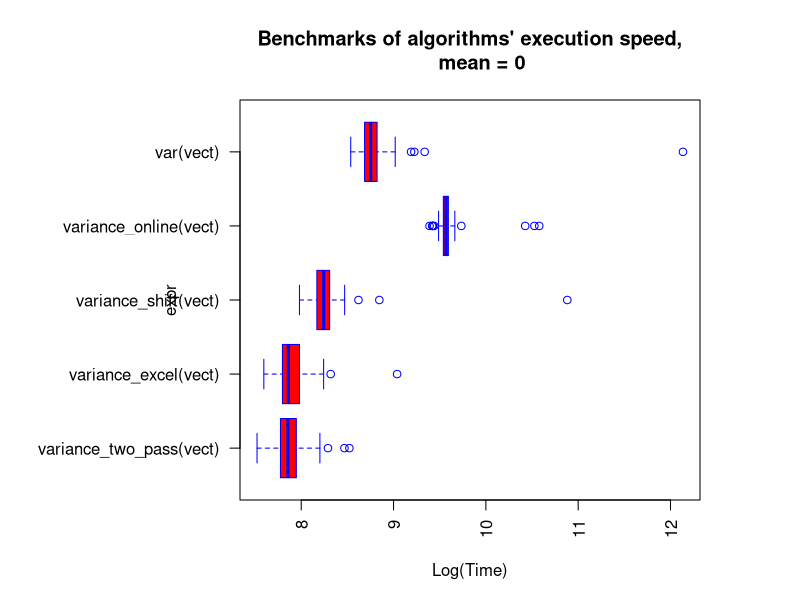
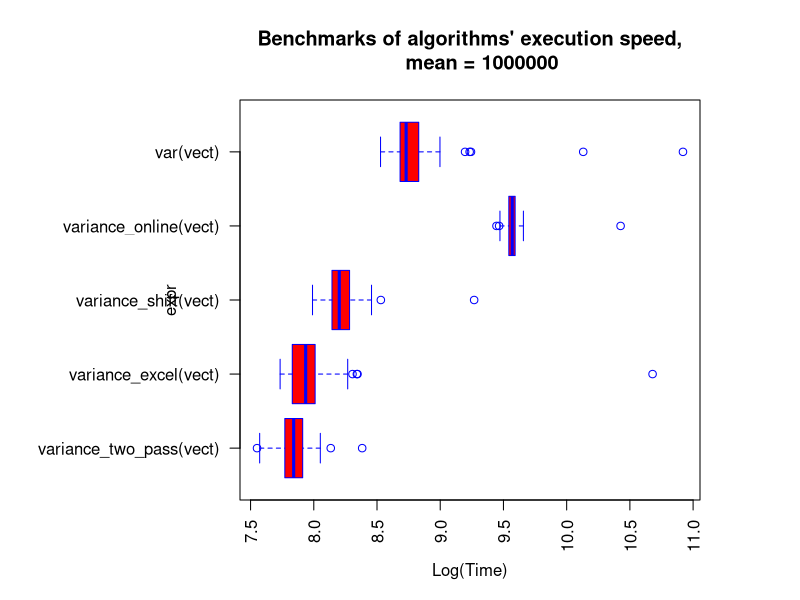
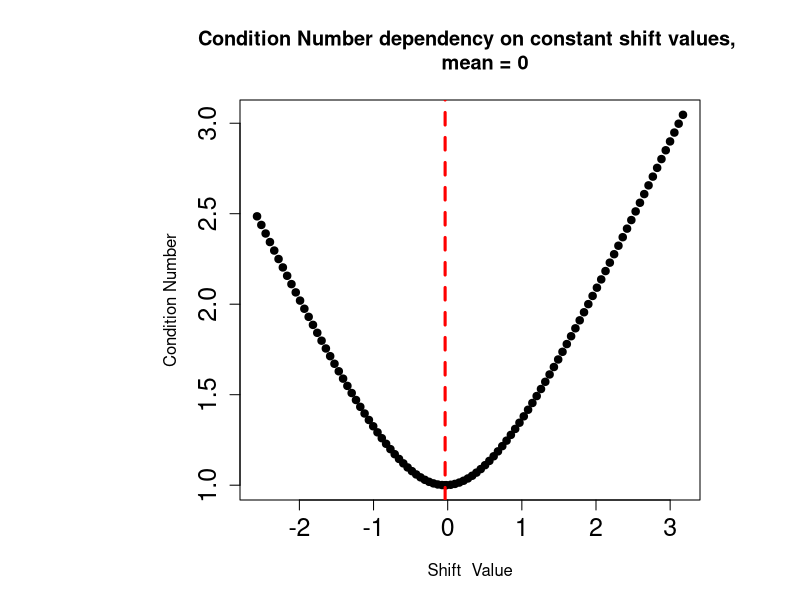
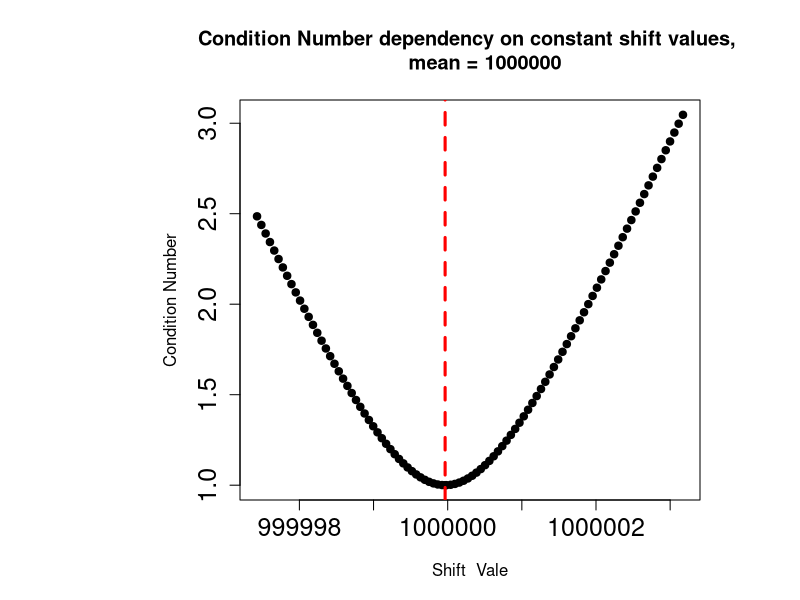
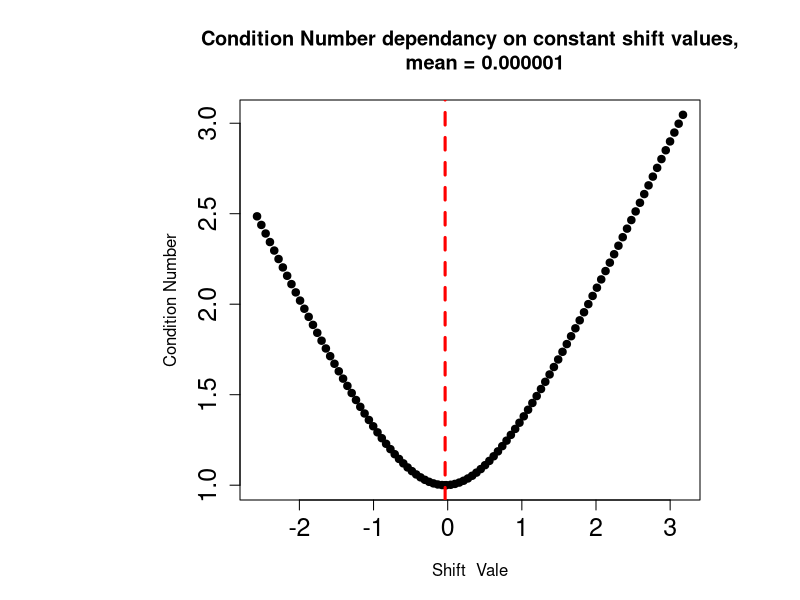
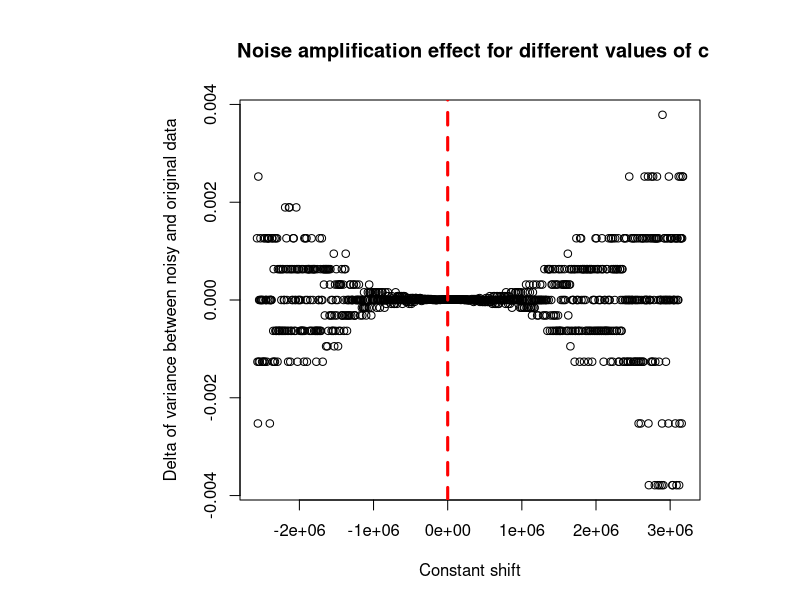

Source code (R) for these figures, in order:
## ---- chunk 1
library("ggplot2")
library("microbenchmark")
## ---- chunk 2
variance_two_pass <- function(vector){
  n = length(vector)
  sample_mean <- sum(vector)/n
  variance <- 1/(n-1) * sum((vector - sample_mean)^2)
  return(variance)
}
## ---- chunk 3
variance_excel <- function(vector){
  n = length(vector)
  p1 = sum(vector^2)
  p2 = 1/n * sum(vector)^2
  variance <- (p1 - p2)/(n-1)
  return(variance)
}
## ---- chunk 4
variance_shift <- function(vector){
  n = length(vector)
  c = vector[1]
  p1 = sum((vector-c)^2)
  p2 = 1/n * (sum(vector-c))^2
  variance <- (p1 - p2)/(n-1)
  return(variance)
}
## ---- chunk 5
variance_online <- function(vector){

  xmn_prev = vector[1] + (vector[2] - vector[1])/2
  varmn_prev = ((vector[2] - vector[1])^2)/2
  
  for(i in 3:length(vector)) {
    xmn = xmn_prev + (vector[i] - xmn_prev)/i
    varmn = (i - 2)/(i - 1)*varmn_prev + ((vector[i] - xmn_prev)^2)/i
    
    xmn_prev = xmn
    varmn_prev = varmn
  }
  
  return(varmn)
}
## ---- chunk 6
variance_wrapper <- function(vector){
  var_two_pass <- variance_two_pass(vector)
  var_excel <- variance_excel(vector)
  var_shift <- variance_shift(vector)
  var_online <- variance_online(vector)
  return(c(var_two_pass, var_excel, var_shift, var_online))
}
## ---- chunk 7
set.seed(12202120)
x1 <- rnorm(100, mean = 0)
set.seed(12202120)
x2 <- rnorm(100, mean=1000000)
set.seed(12202120)
x3 <- rnorm(100, mean=0.000001)
## ---- chunk 8
micro_benchmark <- function(vect) {
  micro_benchmark_calc = microbenchmark(
    variance_two_pass(vect),
    variance_excel(vect),
    variance_shift(vect),
    variance_online(vect),
    var(vect)
    )
}

## ---- chunk 9
library("knitr")
variance_x1 <- variance_wrapper(x1)
variance_x2 <- variance_wrapper(x2)
df_comp <- data.frame(rbind(variance_x1, variance_x2))
names(df_comp) <- c("two-pass", "excel", "shift", "online")


benchmark_x1 <- micro_benchmark(x1)
benchmark_x2 <- micro_benchmark(x2)

kable(df_comp, caption = "Comparison of variation computation algorithms for datasets x1 and x2")
kable(summary(benchmark_x1), caption = "Benchmark summary for generated data with mean = 0")
kable(summary(benchmark_x2), caption = "Benchmark summary for generated data with mean = 1000000")
## ---- chunk 10
knitr::opts_chunk$set(fig.width=20, fig.height=8)
par(mar=c(5, 12, 5, 5))
boxplot(log(time)~expr, 
    data=benchmark_x1,
    main="Benchmarks of algorithms' execution speed,
    mean = 0",
    xlab="Log(Time)",
    col="red",
    border="blue",
    horizontal=TRUE,
    las=2
  )

par(mar=c(5, 12, 5, 5))
boxplot(log(time)~expr, 
    data=benchmark_x2,
    main="Benchmarks of algorithms' execution speed,
    mean = 1000000",
    xlab="Log(Time)",
    col="red",
    border="blue",
    horizontal=TRUE,
    las=2
  )
## ---- chunk 11
func_cond_num <- function(vector, const){
  n = length(vector)
  vector_shifted = vector - const

  mean_shifted <- mean(vector_shifted)
  
  s_shifted = sum((vector_shifted - mean_shifted)^2)
  cond_number <- sqrt(1 + (mean_shifted^2 * n)/s_shifted)

  
  return(cond_number)
}


func_compare_cond_numbers <- function(vector){
  cond_numbs <- c()
  
  consts <- seq(from = min(vector), to = max(vector), length.out = 100)#((max(vector)-min(vector))/100)
  consts <- append(consts, mean(vector))
  consts <- sort(consts)
  for(const in consts) {
    cond_number <- func_cond_num(vector, const)
    cond_numbs <- append(cond_numbs, cond_number)
  }
  df <- data.frame(cond_numbs, consts)
  return(df)
}

## ---- chunk 12
knitr::opts_chunk$set(fig.width=20, fig.height=12)

df_cond_number_x1 <- func_compare_cond_numbers(x1)
par(mar=c(5, 12, 5, 5))
plot(df_cond_number_x1$consts, df_cond_number_x1$cond_numbs, main="Condition Number dependency on constant shift values, 
     mean = 0",
     xlab="Shift  Value", ylab="Condition Number", pch=19, cex.axis = 1.5)
abline(v = mean(x1), col="red", lwd=3, lty=2)


df_cond_number_x2 <- func_compare_cond_numbers(x2)
par(mar=c(5, 12, 5, 5))
plot(df_cond_number_x2$consts, df_cond_number_x2$cond_numbs, main="Condition Number dependency on constant shift values, 
     mean = 1000000",
     xlab="Shift  Vale", ylab="Condition Number", pch=19, cex.axis = 1.5)
abline(v = mean(x2), col="red", lwd=3, lty=2)

df_cond_number_x3 <- func_compare_cond_numbers(x3)
par(mar=c(5, 12, 5, 5))
plot(df_cond_number_x3$consts, df_cond_number_x3$cond_numbs, main="Condition Number dependancy on constant shift values,
     mean = 0.000001",
     xlab="Shift  Vale", ylab="Condition Number", pch=19, cex.axis = 1.5)
abline(v = mean(x3), col="red", lwd=3, lty=2)


## ---- chunk 13
func_var_const <- function(vector, const){
  n = length(vector)
  vector_shifted = vector - const

  mean_shifted <- mean(vector_shifted)
  
  variance <- sum((vector_shifted - mean_shifted)^2)/(n-1)
  
  return(variance)
}

variance_shift_c <- function(vector, const){
  n = length(vector)
  p1 = sum((vector-const)^2)
  p2 = 1/n * (sum(vector-const))^2
  variance <- (p1 - p2)/(n-1)
  return(variance)
}
  

compute_noisy_variance <- function(vector){
  
  noise <- rnorm(100, mean = 0) * 0.001
  constant_shifts <- seq(from = min(vector)*1000000, to = max(vector)*1000000, length.out = 1000)
  
  variances <- c()
  
  vector_n <- vector + noise
  
  for(const in constant_shifts) {
    variance <-  variance_shift_c(vector_n, const) - variance_shift_c(vector, const) 
    #variance_diff <- func_var_const(vector_n, const) -
    variances <- append(variances, variance)
  }
  
  df <- data.frame(variances, constant_shifts)
  return(df)
}

df_noisy <- compute_noisy_variance(x1)
## ---- chunk 14
plot(df_noisy$constant_shifts, df_noisy$variances, xlab = "Constant shift", ylab = "Delta of variance between noisy and original data", main = " Noise amplification effect for different values of c")
abline(v = 0, col="red", lwd=3, lty=2)
## ---- chunk 15
df_cond_number <- data.frame(rbind(func_cond_num(x1, 0), func_cond_num(x2, 0), func_cond_num(x3, 0)))
colnames(df_cond_number) <- c("Condition number")
rownames(df_cond_number) <- c("x1 (mean = 0)", "x2 (mean = 1000000)", "x3 (mean = 0.000001)")
kable(df_cond_number, caption = "Condition numbers for datasets x1, x2, x3")
